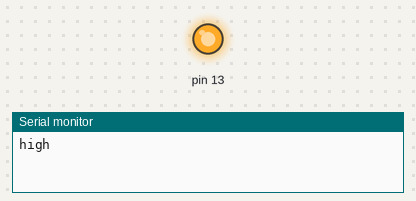
A sketch run on a simulated Arduino Uno, built with avr-gcc and run on an emulated ATmega328P. Parts: output pins drawn as LEDs (lit = HIGH), the last lines printed to the serial monitor.

Above: at 1.0 s.
At 3.0 s:
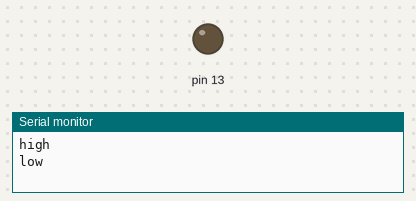
Timing chart, 0 to 5.2 s (numbered marks = the images above):
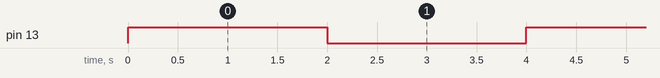

The sketch:

led_test.ino
```cpp
void setup() {
  pinMode(13, OUTPUT);
  Serial.begin(9600);
}
void loop() {
  digitalWrite(13, HIGH);
  Serial.println("high");
  delay(2000);
  digitalWrite(13, LOW);
  Serial.println("low");
  delay(2000);
}
```

Measured:
- by itself, pin 13: alternates HIGH for 2.0 s and LOW for 2.0 s
